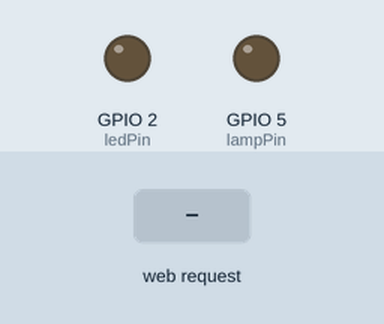
Recording of a sketch running on a simulated ESP32. On the bench: output pins drawn as LEDs (lit = HIGH). Dashed ring = blinking. The inputs (shaded band) are chosen by the test bench. WiFi joins after 1.5 s; servers stay silent unless stated; what the sketch prints to the serial monitor is not drawn.

Above: at 2.7 s.
2.8 s: HTTP request GET /blink received
At 2.87 s:
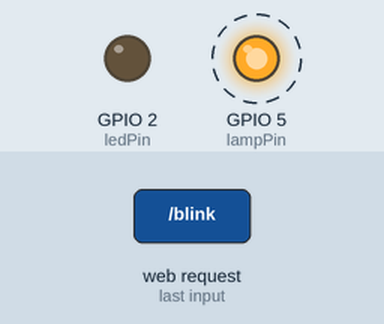
5.8 s: HTTP request GET /ledblink received
At 5.87 s:
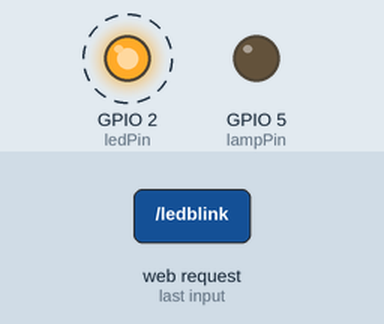
8.8 s: HTTP request GET /set?lamp=ON received
At 10.0 s:
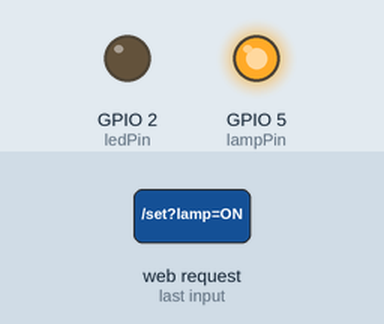
10.3 s: HTTP request GET /set?led=ON received
At 11.2 s:
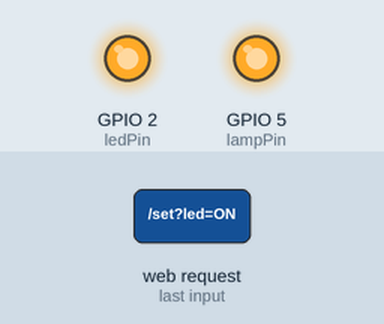
11.8 s: HTTP request GET /set?lamp=OFF received
At 12.4 s:
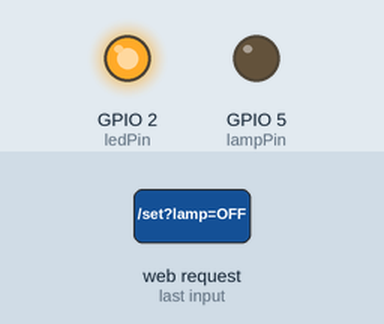
Timing chart, 0 to 14.3 s (numbered marks = the images above; inputs shaded):
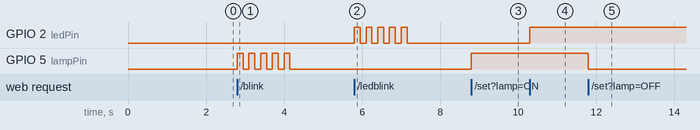

The sketch:

inside_esp.ino
```cpp
#include <WiFi.h>
#include <WebServer.h>

const char* ssid = "Nicolaou";
const char* password = "nicnafam";

WebServer server(80);

const int lampPin = 5;
const int ledPin = 2; // integrated LED

String lampState = "OFF";
String ledState = "OFF";
unsigned long lastHeartbeat = 0;
String blinkState = "0";
String ledBlinkState = "0";

void handleSet() {
  String lampVal = server.arg("lamp");
  String ledVal = server.arg("led");

  if (lampVal.length()) {
    lampVal.toUpperCase();
    if (lampVal == "ON" || lampVal == "OFF") {
      lampState = lampVal;
      digitalWrite(lampPin, lampVal == "ON" ? HIGH : LOW);
    }
  }

  if (ledVal.length()) {
    ledVal.toUpperCase();
    if (ledVal == "ON" || ledVal == "OFF") {
      ledState = ledVal;
      digitalWrite(ledPin, ledVal == "ON" ? HIGH : LOW);
    }
  }

  server.send(200, "text/plain", "UPDATED");
}

void handleState() {
  lastHeartbeat = lastHeartbeat == 0 ? millis()/1000 : lastHeartbeat;
  String payload = "{\"lamp\":\"" + lampState + "\",\"led\":\"" + ledState + "\",\"last_heartbeat\":" + String(lastHeartbeat) + ",\"blink\":\"" + blinkState + "\",\"ledblink\":\"" + ledBlinkState + "\"}";
  server.send(200, "application/json", payload);
}

void handleHeartbeat() {
  lastHeartbeat = millis()/1000;
  server.send(200, "text/plain", "OK");
}

void handleBlink() {
  blinkState = "1";
  server.send(200, "text/plain", "UPDATED");
}

void handleLedBlink() {
  ledBlinkState = "1";
  server.send(200, "text/plain", "UPDATED");
}

void handleGet() {
  String what = server.arg("what");
  if (what == "lamp") {
    server.send(200, "text/plain", lampState);
    return;
  }
  if (what == "led") {
    server.send(200, "text/plain", ledState);
    return;
  }
  if (what == "blink") {
    String r = blinkState;
    blinkState = "0";
    server.send(200, "text/plain", r);
    return;
  }
  if (what == "ledblink") {
    String r = ledBlinkState;
    ledBlinkState = "0";
    server.send(200, "text/plain", r);
    return;
  }
  server.send(400, "text/plain", "UNKNOWN");
}

void setup() {
  Serial.begin(115200);
  pinMode(lampPin, OUTPUT);
  pinMode(ledPin, OUTPUT);

  digitalWrite(lampPin, LOW);
  digitalWrite(ledPin, LOW);

  WiFi.begin(ssid, password);
  Serial.print("Connecting WiFi");

  while (WiFi.status() != WL_CONNECTED) {
    delay(500);
    Serial.print(".");
  }

  Serial.println("\nConnected!");
  Serial.println(WiFi.localIP());

  server.on("/state", HTTP_GET, handleState);
  server.on("/set", HTTP_GET, handleSet);
  server.on("/heartbeat", HTTP_GET, handleHeartbeat);
  server.on("/blink", HTTP_GET, handleBlink);
  server.on("/ledblink", HTTP_GET, handleLedBlink);
  server.on("/get", HTTP_GET, handleGet);

  server.begin();
}

void loop() {
  server.handleClient();

  if (blinkState == "1") {
    for (int i = 0; i < 5; i++) {
      digitalWrite(lampPin, HIGH);
      delay(150);
      digitalWrite(lampPin, LOW);
      delay(150);
    }
    blinkState = "0";
  }

  if (ledBlinkState == "1") {
    for (int i = 0; i < 5; i++) {
      digitalWrite(ledPin, HIGH);
      delay(150);
      digitalWrite(ledPin, LOW);
      delay(150);
    }
    ledBlinkState = "0";
  }
}
```

Measured:
- after the input at 2.8 s, GPIO 5 (lampPin): alternates HIGH for 0.15 s and LOW for 0.15 s, 10 changes in all, then stays LOW, starting at once
- after the input at 5.8 s, GPIO 2 (ledPin): alternates HIGH for 0.15 s and LOW for 0.15 s, 10 changes in all, then stays LOW, starting at once
- after the input at 8.8 s, GPIO 5 (lampPin): LOW → HIGH at once
- after the input at 10.3 s, GPIO 2 (ledPin): LOW → HIGH at once
- after the input at 11.8 s, GPIO 5 (lampPin): HIGH → LOW at once
